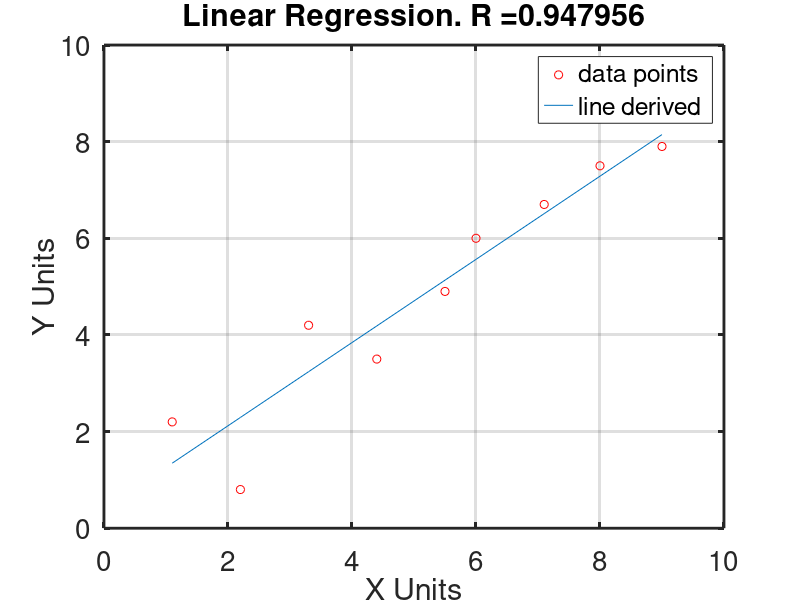

Recreate this plot in MATLAB.
#Michael Ellerkamp, NumAnalysis
#Linear Regression file

# x = x
# y = y

#Our Data
x = [1.1,2.2,3.3,4.4,5.5,6,7.1,8,9]
y = [2.2,0.8,4.2,3.5,4.9,6,6.7,7.5,7.9]
#Important that x and y have the same length, do not make me have to implement error detection!!!
disp("\nData!!!\n")
N = length(x)
#All of our sums
disp("\nSums:\n")
Sum_X = sum(x)
Sum_X2 = sum(x.^2)
Sum_Y = sum(y)
Sum_Y2 = sum(y.^2)
Sum_XY = sum(x.*y)
#Means
disp("\nMeans!!\n")
Mean_X = mean(x)
Mean_Y = mean(y)
#this uses the L sub AB functions.
disp("\nL functions!!!\n")
Lxy = N*Sum_XY - Sum_X*Sum_Y
Lxx = N*Sum_X2-power(Sum_X,2)
Lyy = N*Sum_Y2-power(Sum_Y,2)
#now for B, M, and the equation
disp("\nB,M, and Equation!!!!\n")
M = Lxy / Lxx
B = Mean_Y - (M * Mean_X)
printf("Our equation is: y = %dx + %d",M, B)
#now for R value
disp("\nR-Value:\n")
R = Lxy / (sqrt(Lxx)*sqrt(Lyy))
#Now to add plotting this out.
#Even for testing I don't care to output this so it will have the ;
y2 = M.*x + B;
#we are plotting the initial x,y data as red circles 'or'
#Our new equation will be plotted as a regular line x,y2
plot(x,y,'or',x,y2)
xlabel("X Units")
ylabel("Y Units")
title(sprintf("Linear Regression. R =%d",R))
grid on
legend('data points', 'line derived')
set(gca, "linewidth", 2, "fontsize", 20)
